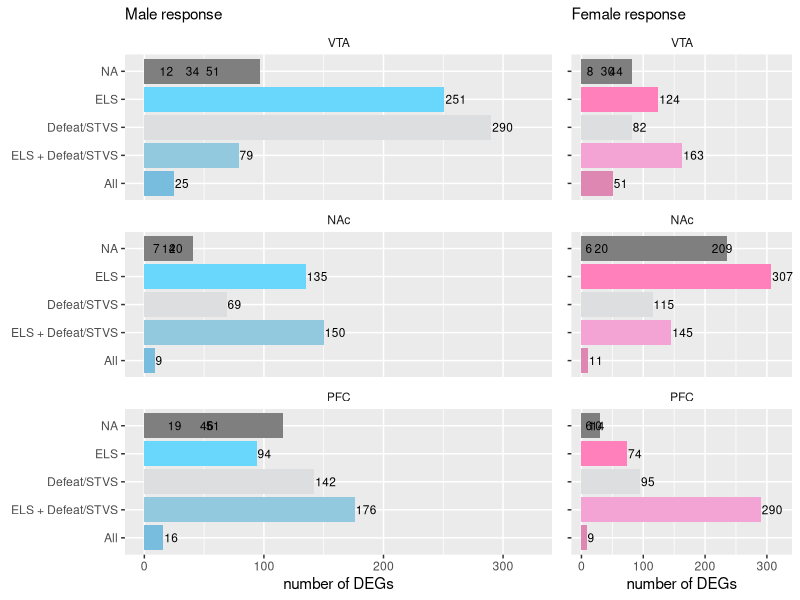
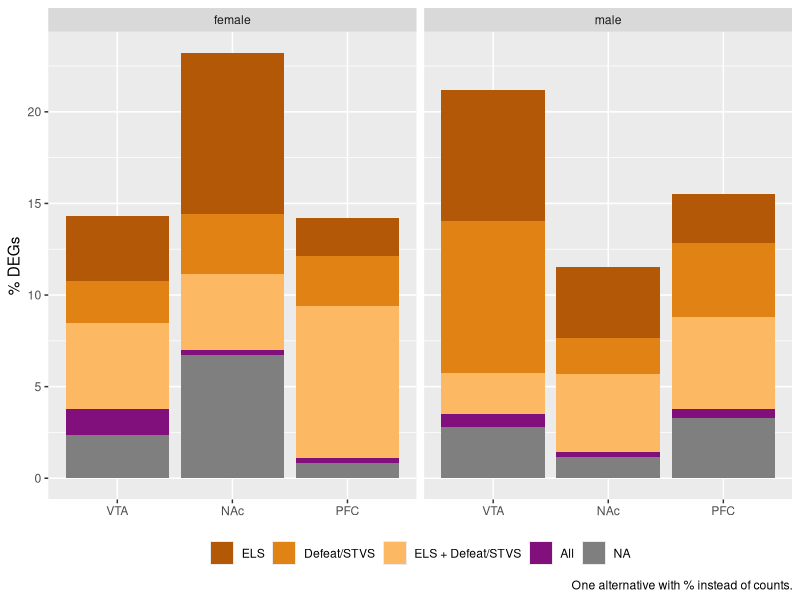
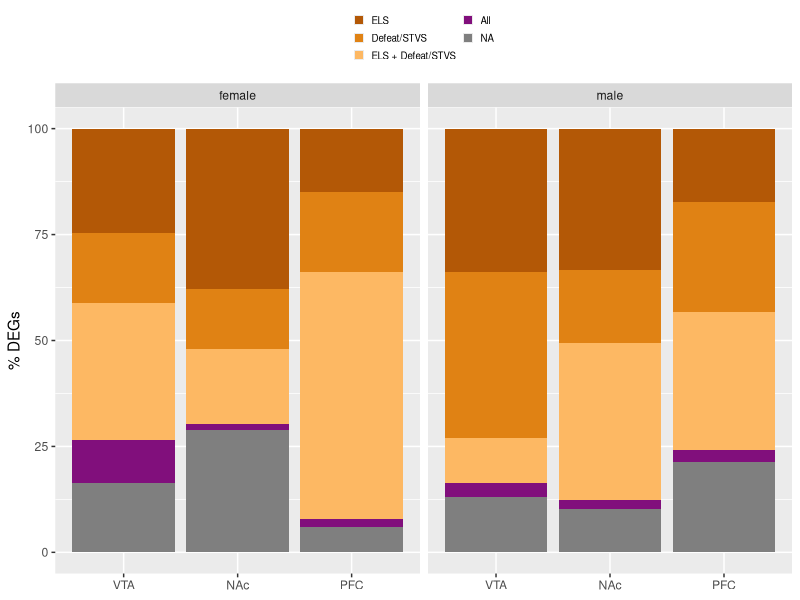
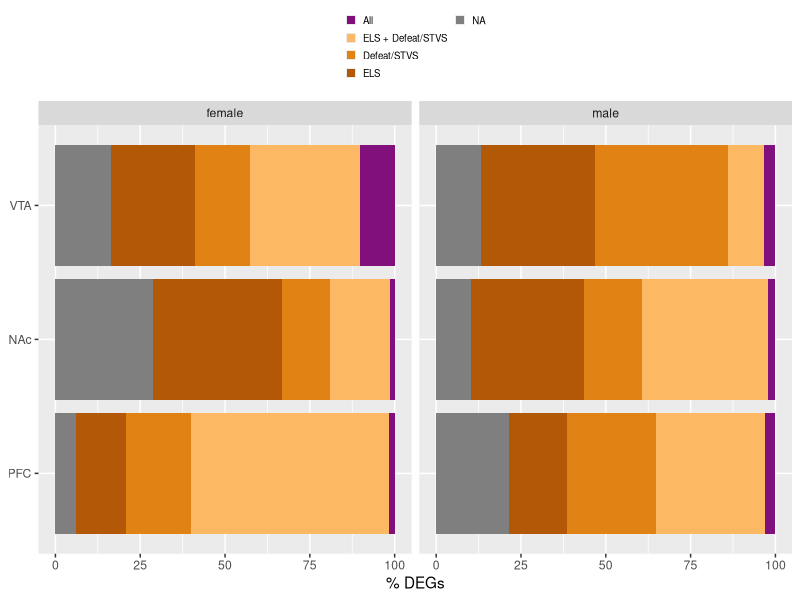
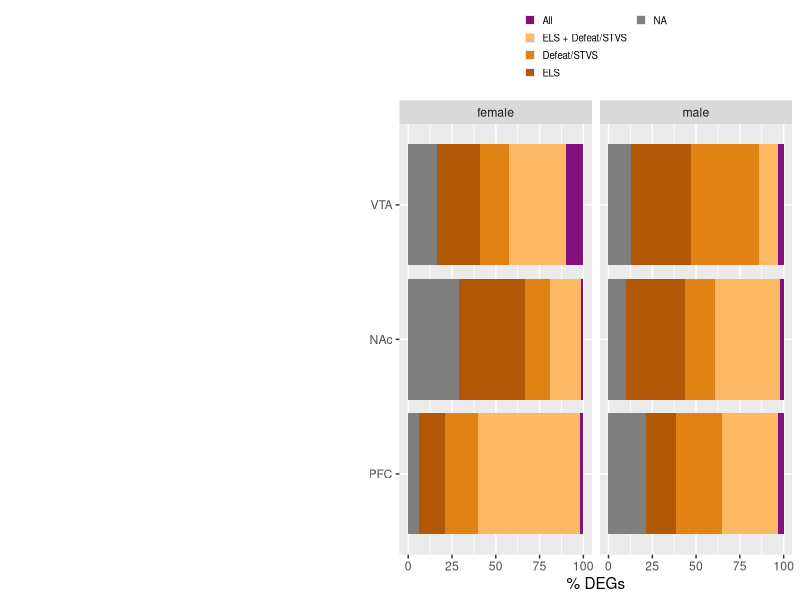

Write the R code that produced these figures, in order.
## ---- chunk 1
library(ggplot2)
library(dplyr)
library(cowplot)

knitr::opts_chunk$set(fig.path = './', echo = T, message = F)

## ---- chunk 2

# colors from imagecolorpicker.com
fig2venn <- read.csv("fig2venn.csv")

#head(fig2venn)

#summary(fig2venn)

fig2venn$region <- factor(fig2venn$region, levels = c("VTA", "NAc", "PFC")) 
fig2venn$group <- factor(fig2venn$group, levels = c("All" ,  
                                                     "Defeat/STVS and ELS + Defeat/STVS",
                                                     "ELS and ELS + Defeat/STVS" ,
                                                     "ELS and Defeat/STVS",
                                                     "ELS + Defeat/STVS",
                                                     "Defeat/STVS",
                                                     "ELS" 
                                                     ))


males <- fig2venn %>% filter(sex == "male") %>% droplevels()
females <- fig2venn %>% filter(sex == "female") %>% droplevels()

malecolors <- c("All" = "#79BDDE",  "Defeat/STVS and ELS + Defeat/STVS" = "#A7C8D9", "ELS and ELS + Defeat/STVS" = "#03BEEE" ,
                "ELS and Defeat/STVS" = "#8DD6F2", "ELS + Defeat/STVS" = "#92C9DE", "Defeat/STVS" = "#DDDEE0", "ELS" = "#69D7FC" )

femalecolors <- c("All" = "#DE87B3", "Defeat/STVS and ELS + Defeat/STVS" = "#D4AEC9", "ELS and ELS + Defeat/STVS" = "#FF469F" ,
                 "ELS and Defeat/STVS" = "#E2A1BF", "ELS + Defeat/STVS" = "#F3A4D5", "Defeat/STVS" = "#DDDEE0", "ELS" = "#FF80BB" )

sharedunshared <- c("All" = "#810f7c",  "Defeat/STVS and ELS + Defeat/STVS" = "#8c6bb1", "ELS and ELS + Defeat/STVS" = "#8c96c6" ,
                "ELS and Defeat/STVS" = "#9ebcda", "ELS + Defeat/STVS" = "#fdb863", "Defeat/STVS" = "#e08214", "ELS" = "#b35806" )


m <- ggplot(data=males, aes(x=group, y = number,  fill = group)) + 
  geom_bar(stat="identity")  + 
  coord_flip() + 
  facet_wrap(~region, nrow = 3) +
  scale_x_discrete(drop=FALSE)+
  scale_y_continuous(limits=c(0, 325)) +
  scale_fill_manual(values = malecolors) +
  geom_text(aes(label=number),size=3, hjust = -0.05) +
  guides(fill = guide_legend(reverse = TRUE)) +
  theme(legend.title = element_blank(),
        legend.position = "none",
        strip.background = element_rect( fill="white")) +
  labs(subtitle = "Male response",
       x = NULL, y = "number of DEGs") 
#m

f <- ggplot(data=females, aes(x=group, y = number,  fill = group)) + 
  geom_bar(stat="identity")  + 
  coord_flip() + 
  facet_wrap(~region, nrow = 3) +
  scale_x_discrete(drop=FALSE)+
  scale_y_continuous(limits=c(0, 325)) +
  scale_fill_manual(values = femalecolors) +
  geom_text(aes(label=number),size=3, hjust = -0.05) +
  guides(fill = guide_legend(reverse = TRUE)) +
  theme(legend.title = element_blank(),
        legend.position = "none",
        strip.background = element_rect( fill="white")) +
  labs(subtitle = "Female response",
       x = NULL, y = "number of DEGs") 
#f

plot_grid(m, f + theme(axis.text.y=element_blank()), 
          nrow = 1, rel_widths = c(0.7,0.3))
## ---- chunk 3
fig2venn$percent <- (fig2venn$number / sum(fig2venn$number) * 100)

ggplot(fig2venn, aes(x = region, y = percent, fill = reorder(group, desc(group)))) + 
  geom_bar(stat = "identity") + 
  theme(legend.title = element_blank(),
        legend.position = "bottom") + 
  labs(x = NULL, y = "% DEGs",
       caption = "One alternative with % instead of counts.") +
  facet_wrap(~sex) +
  scale_fill_manual(values = sharedunshared) 


subsetpercent <- function(whichsex, whichregion){
  newdf <- fig2venn %>% filter(sex == whichsex, region == whichregion)%>% droplevels()
  newdf$percent <- (newdf$number / sum(newdf$number) * 100)
  return(newdf)
}

MVTA <- subsetpercent("male", "VTA")
MNAc <- subsetpercent("male", "NAc")
MPFC <- subsetpercent("male", "PFC")
FVTA <- subsetpercent("female", "VTA")
FNAc <- subsetpercent("female", "NAc")
FPFC <- subsetpercent("female", "PFC")

fig2venn <- rbind(MVTA, MNAc,MPFC,FVTA, FNAc, FPFC)


#fig2venn$sex <- factor(fig2venn$sex, levels = c("female", "male"))

ggplot(fig2venn, aes(x = region, y = percent, fill = reorder(group, desc(group)))) + 
  geom_bar(stat = "identity") + 
  #theme_bw(base_size = 9) +
  theme(legend.title = element_blank(),
        legend.position = "top",
        legend.text = element_text(size = 7),
        legend.key.size = unit(0.25, "cm"))  + 
  labs(x = NULL, y = "% DEGs") +
  #geom_hline(yintercept=22, linetype="dashed") +
  #geom_hline(yintercept=50, linetype="dashed") +
  facet_wrap(~sex) +
  scale_fill_manual(values = sharedunshared) +
  guides(fill = guide_legend(nrow = 3)) 


fig2venn$region <- factor(fig2venn$region, levels = c("PFC", "NAc", "VTA"))

p2 <- ggplot(fig2venn, aes(x = region, y = percent, fill = group)) + 
  geom_bar(stat = "identity") + 
  #theme_bw(base_size = 9) +
  theme(legend.title = element_blank(),
        legend.position = "top",
        legend.text = element_text(size = 7),
        legend.key.size = unit(0.25, "cm"))  + 
  labs(x = NULL, y = "% DEGs") +
  #geom_hline(yintercept=22, linetype="dashed") +
  #geom_hline(yintercept=50, linetype="dashed") +
  facet_wrap(~sex) +
  scale_fill_manual(values = sharedunshared) +
  guides(fill = guide_legend(nrow = 4)) +
  coord_flip()
p2
## ---- chunk 4
p1 <- ggdraw() + draw_image("fig2venn-original.png", scale = 0.9)
plot_grid(p1, p2,  rel_widths = c(0.45,0.55))
